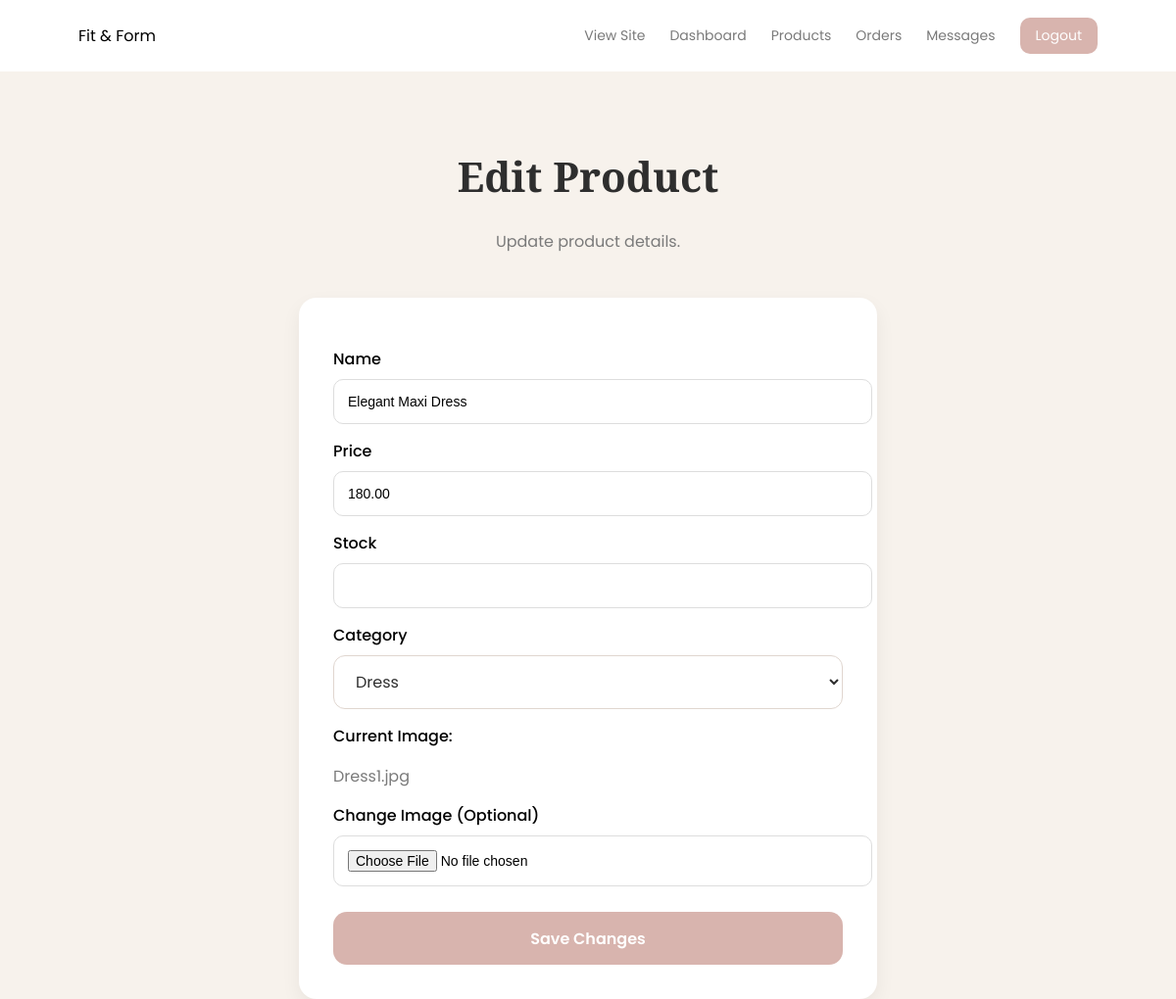
Screenshot of /edit_product.php?id=1 (signed in) with the database file from the repository.
### tables this page shows
CREATE TABLE `product` (
  `product_id` int(11) NOT NULL,
  `name` varchar(100) DEFAULT NULL,
  `description` text DEFAULT NULL,
  `price` decimal(10,2) DEFAULT NULL,
  `stock` int(11) DEFAULT NULL,
  `category_id` int(11) DEFAULT NULL,
  `image` varchar(255) DEFAULT NULL
);

### edit_product.php (the view, shortened to what this page needs)
<?php
include "config.php";
 $id = intval($_GET['id']);
 $stmt = $conn->prepare("SELECT * FROM product WHERE product_id=?");
 $stmt->bind_param("i", $id);
 $stmt->execute();
 $product = $stmt->get_result()->fetch_assoc();
 $categories = mysqli_query($conn, "SELECT * FROM category");
?>
<!DOCTYPE html>
<html>
<head>
    <link rel="stylesheet" href="style.css">
</head>
<body>
<div class="navbar">
    <div class="logo">Fit & Form</div>
    <div class="nav-links">
        <a href="home.php">View Site</a>
        <a href="admin_dashboard.php">Dashboard</a>
        <a href="manage_products.php">Products</a>
        <a href="manage_orders.php">Orders</a>
        <a href="manage_messages.php">Messages</a>
        <a href="logout.php" class="logout-btn">Logout</a>
    </div>
</div>
<div class="admin-page">
    <h1>Edit Product</h1>
    <p>Update product details.</p>
    <form method="post" enctype="multipart/form-data" class="admin-card">
        <label>Name</label>
        <input type="text" name="name" value="<?php echo $product['name']; ?>" required>
        <label>Price</label>
        <input type="number" step="0.01" name="price" value="<?php echo $product['price']; ?>" required>
        <label>Stock</label>
        <input type="number" name="stock" value="<?php echo $product['stock']; ?>" required>
        <label>Category</label>
        <select name="category_id">
            <?php while($cat = mysqli_fetch_assoc($categories)) {
                $selected = ($cat['category_id'] == $product['category_id']) ? "selected" : "";
            ?>
                <option value="<?php echo $cat['category_id']; ?>" <?php echo $selected; ?>>
                    <?php echo $cat['name']; ?>
                </option>
            <?php } ?>
        </select>
        <label>Current Image:</label>
        <p><?php echo $product['image']; ?></p>
        <label>Change Image (Optional)</label>
        <input type="file" name="image">
        <button type="submit" name="update" class="admin-btn">
            Save Changes
        </button>
    </form>
</div>
</body>
</html>

### rows the page displays
product: name "Elegant Maxi Dress", price "180.00", image "Dress1.jpg"

### other values shown
form field category_id "Dress"
